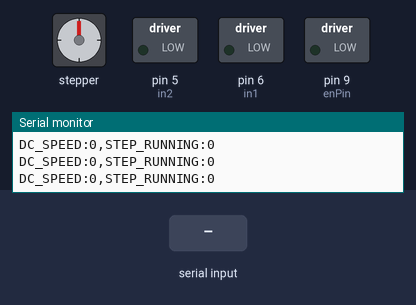
Simulated run of this sketch. Board: Arduino Uno, built with avr-gcc and run on an emulated ATmega328P. On the bench: stepper motor, switched loads named in the sketch (green lamp = pin HIGH), the last lines printed to the serial monitor. Wiring (inferred from the names in the program): stepper motor driver (200 steps per turn assumed): step pin 3; direction pin 4; enable pin 7. The inputs (shaded band) are chosen by the test bench. Pins used as bus, display or sensor lines are not drawn.

Above: at 1.2 s.
1.3 s: "start\n" received over Serial
At 1.9 s:
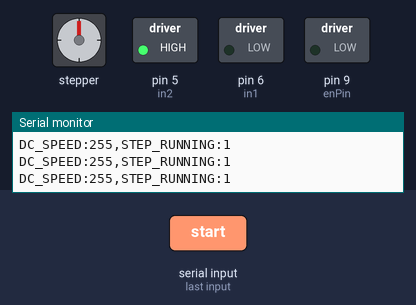
2.8 s: "dc_speed 90\n" received over Serial
At 3.32 s:
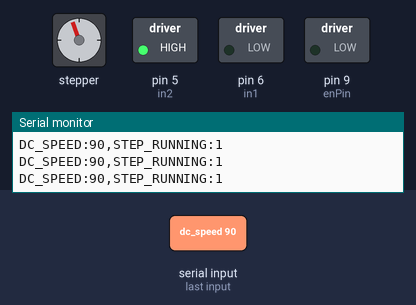
5.8 s: "stop\n" received over Serial
At 6.5 s:
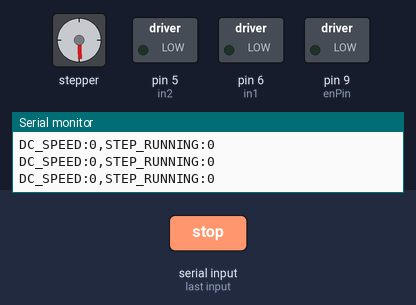
7.3 s: "start\n" received over Serial
At 7.82 s:
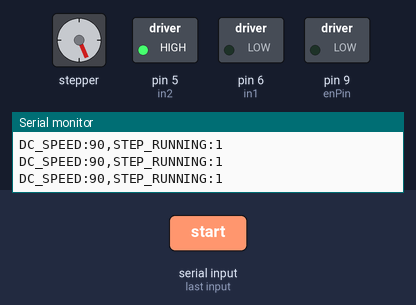
10.3 s: "dc_speed ,45\n" received over Serial
At 10.79 s:
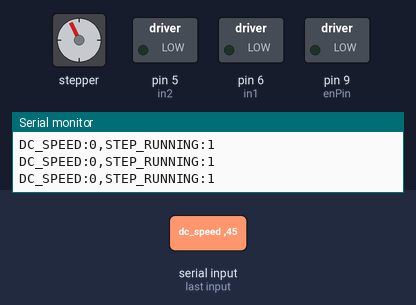
Timing chart, 0 to 17.3 s (numbered marks = the images above; inputs shaded):
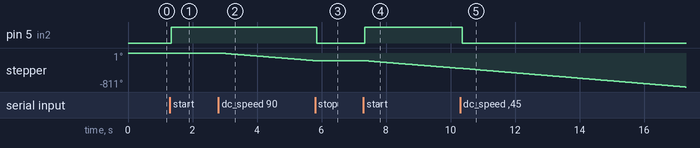

The sketch:

test1.ino
```cpp
// Pin definitions for DC motor
const int enA = 7;    // PWM pin for speed control
const int in1 = 6;    // Direction pin 1
const int in2 = 5;    // Direction pin 2

// Pin definitions for stepper motor
const int stepPin = 3;  // Step signal
const int dirPin = 4;   // Direction signal
const int enPin = 9;    // Enable pin (LOW to enable)

// Motor control variables
int dcSpeed = 0;         // DC motor speed (0-255)
int stepDelay = 1000;    // Stepper delay in microseconds (500-5000)
bool motorsRunning = false;  // Shared running state

void setup() {
    Serial.begin(9600);

    // DC motor setup
    pinMode(enA, OUTPUT);
    pinMode(in1, OUTPUT);
    pinMode(in2, OUTPUT);
    digitalWrite(in1, LOW);
    digitalWrite(in2, LOW);

    // Stepper motor setup
    pinMode(stepPin, OUTPUT);
    pinMode(dirPin, OUTPUT);
    pinMode(enPin, OUTPUT);
    digitalWrite(enPin, LOW);  // Enable stepper driver
    digitalWrite(dirPin, LOW); // Fixed forward direction

    Serial.println("Dual Motor Control Ready");
    Serial.println("Commands: 'start', 'stop', 'dc_speed X' (X = 0-255), 'step_speed X' (X = 500-5000 us)");
}

void loop() {
    if (Serial.available() > 0) {
        String command = Serial.readStringUntil('\n');
        command.trim();
        handleCommand(command);
    }

    if (motorsRunning) {
        runDCMotor(dcSpeed);
        runStepperMotor();
        Serial.println("DC_SPEED:" + String(dcSpeed) + ",STEP_RUNNING:1");
    } else {
        runDCMotor(0);  // Stop DC motor
        Serial.println("DC_SPEED:0,STEP_RUNNING:0");
    }
    delay(10);  // Control feedback rate
}

void handleCommand(String command) {
    Serial.println("Received: " + command);
    if (command == "start") {
        motorsRunning = true;
        if (dcSpeed == 0) dcSpeed = 255;  // Default DC speed if not set
        Serial.println("Motors started");
    } else if (command == "stop") {
        motorsRunning = false;
        Serial.println("Motors stopped");
    } else if (command.startsWith("dc_speed ")) {
        int newSpeed = command.substring(9).toInt();
        if (newSpeed >= 0 && newSpeed <= 255) {
            dcSpeed = newSpeed;
            Serial.println("DC speed set to: " + String(dcSpeed));
        } else {
            Serial.println("Invalid DC speed. Use 0-255.");
        }
    } else if (command.startsWith("step_speed ")) {
        int newSpeed = command.substring(11).toInt();
        if (newSpeed >= 500 && newSpeed <= 5000) {
            stepDelay = newSpeed;
            Serial.println("Step delay set to: " + String(stepDelay) + " us");
        } else {
            Serial.println("Invalid step speed. Use 500-5000 us.");
        }
    } else {
        Serial.println("Unknown command. Use 'start', 'stop', 'dc_speed X', 'step_speed X'");
    }
}

void runDCMotor(int speed) {
    if (speed > 0) {
        digitalWrite(in1, LOW);   // Forward direction
        digitalWrite(in2, HIGH);
        analogWrite(enA, speed);  // Set speed via PWM
    } else {
        digitalWrite(in1, LOW);
        digitalWrite(in2, LOW);
        analogWrite(enA, 0);
    }
}

void runStepperMotor() {
    digitalWrite(stepPin, HIGH);
    delayMicroseconds(stepDelay);
    digitalWrite(stepPin, LOW);
    delayMicroseconds(stepDelay);
}
```

test3.ino
```cpp

```

Measured:
- after the input at 1.3 s, pin 5 (in2): LOW → HIGH after 0.05 s
- after the input at 2.8 s, stepper: keeps turning counter-clockwise at about 62°/s, starting at once
- after the input at 5.8 s, pin 5 (in2): HIGH → LOW after 0.05 s; stepper: stops changing and stays -183°
- after the input at 7.3 s, pin 5 (in2): LOW → HIGH at once; stepper: keeps turning counter-clockwise at about 62°/s, starting at once
- after the input at 10.3 s, pin 5 (in2): HIGH → LOW after 0.06 s
